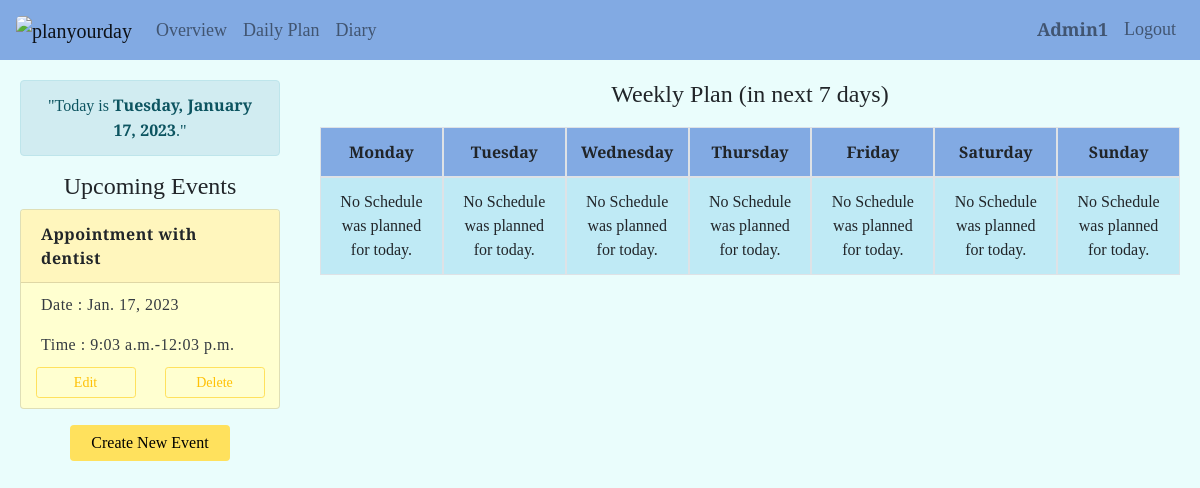
The page / (signed in) on the database its author committed.
### plan/models.py (models this page shows, shortened)
class User(AbstractUser):
    pass

class Event(models.Model):
    name = models.CharField(max_length=128)
    date = models.DateField()
    start_time = models.TimeField()
    end_time = models.TimeField()
    user = models.ForeignKey(User, on_delete=models.CASCADE, related_name="events")

### plan/views.py (the view, shortened to what this page needs)
# urls.py: path("", views.index, name="index"),
def index(request):
    timezone.activate('Asia/Bangkok')
    if request.user.is_authenticated:
        user = request.user
        today = date.today().strftime("%Y-%m-%d")
        now = datetime.now()
        now_date = now.strftime("%Y-%m-%d")
        current_date_header = datetime.now().strftime("%A, %B %d, %Y")
        events = Event.objects.filter(date__gte=now_date ,user=user).order_by('date')
        start_date = timezone.now()
        end_date = start_date + timezone.timedelta(days=7)
        weekly_schedules = Schedule.objects.filter(user=user, date__range=(start_date, end_date)).order_by('date', 'start_hours', 'start_mins')
        objects_dict = {}
        day_of_week = ["Monday", "Tuesday", "Wednesday", "Thursday", "Friday", "Saturday", "Sunday"]
        if objects_dict != {}:
            current_day_of_week = list(objects_dict.keys())[0]
            number_of_planned_day = len(objects_dict)
            number_of_unplanned_day = 7 - number_of_planned_day
            index_current_day = day_of_week.index(current_day_of_week)  #Example Output: 2
            rest_day = []
            n = index_current_day + number_of_planned_day
            for i in range(number_of_unplanned_day):
                next_day = day_of_week[(n)%7]
                rest_day += [next_day]
                n+=1
        else:
            number_of_unplanned_day=7
            rest_day = day_of_week
        return render(request, "plan/index.html",{
            'today': today,
            'events': events,
            'date_header': current_date_header,
            'weekly_schedules_dict': objects_dict,
            'number_of_unplanned_day': number_of_unplanned_day,
            'rest_day': rest_day,
        })
    else:
        return HttpResponseRedirect(reverse("login"))

### plan/templates/plan/index.html (shortened to what this page needs)
{% extends 'plan/layout.html' %}
{% load static %}
{% block body %}
<div id="part-overview">
    <div id="part1-overview">
        <section id="today-date">
            <div class="alert alert-info" role="alert">
                "Today is <strong>{{date_header}}</strong>."
            </div>
        </section>
        <section id="upcoming-events-part">
            <h4>Upcoming Events</h4>
            <div id="event-card-container">
                {% for event in events %}
                <div class="card mb-3 event-card">
                    <div class="card-header">{{event.name}}</div>
                    <div class="card-body text-dark">
                        <p class="card-text">Date : {{event.date}}</p>
                        <p class="card-text">Time : {{event.start_time}}-{{event.end_time}}</p>
                    </div>
                    <div class="card-button-container">
                        <button class="btn btn-sm edit-event-button btn-outline-warning" name="edit-event-button"
                            value="{{event.id}}">Edit</button>
                        <form action="{% url 'remove_event' event.id %}" method="post">
                            <input type="submit" value="Delete"
                                class="btn btn-sm btn-outline-warning delete-event-button">
                        </form>
                    </div>
                </div>
                {% endfor %}
            </div>
            <div id="create_event_button_div">
                <button type="button" class="btn btn-md" data-toggle="modal" data-target="#eventModal"
                    id="create_event_button">
                    Create New Event
                </button>
            </div>
        </section>
    </div>
    <div id="part2-overview">
        <section id="weekly-plan">
            <h4>Weekly Plan (in next 7 days)</h4>
            <div id="day-container">
                {% for day in rest_day %}
                <table class="table table-bordered">
                    <thead>
                        <tr>
                            <th scope="col">{{ day }}</th>
                        </tr>
                    </thead>
                    <tbody>
                        <tr>
                            <td style="background-color: #BFEAF5;">
                                <div class="schedule-data-group">
                                    No Schedule was planned for today.
                                </div>
                            </td>
                        </tr>
                    </tbody>
                </table>
                {% endfor %}
            </div>
        </section>
    </div>
</div>
{% endblock %}

### plan/templates/plan/layout.html (shortened to what this page needs)
{% load static %}
{% load tz %}
{% timezone "Asia/Bangkok" %}
<!DOCTYPE html>
<html lang="en">
<head>
    <link rel="stylesheet" href="https://cdn.jsdelivr.net/npm/bootstrap@4.0.0/dist/css/bootstrap.min.css"
>
    <link href="{% static 'plan/styles.css' %}" rel="stylesheet">
</head>
<body>
    <nav class="navbar navbar-expand-lg navbar-light">
        <a class="navbar-brand" href="{% url 'index' %}">
            <img id="logo"
                src="https://lh3.googleusercontent.com/u/0/d/1V7JAQnjdDysfP7HzoOeMqG2aF-jhIlr1=w2880-h1642-iv2"
                alt="planyourday" height="50px">
        </a>
        <div class="collapse navbar-collapse" id="navbarSupportedContent">
            {% if user.is_authenticated %}
            <ul class="navbar-nav mr-auto">
                <li class="nav-item">
                    <a class="nav-link" href="{% url 'index' %}">Overview</a>
                </li>
                <li class="nav-item">
                    <a class="nav-link" href="{% url 'planner' %}">Daily Plan</a>
                </li>
                <li class="nav-item">
                    <a class="nav-link" href="{% url 'diary' %}">Diary</a>
                </li>
            </ul>
            {% endif %}
            <ul class="navbar-nav ml-auto">
                {% if user.is_authenticated %}
                <li class="nav-item">
                    <a class="nav-link"><strong>{{ user.username }}</strong></a>
                </li>
                <li class="nav-item">
                    <a class="nav-link" href="{% url 'logout' %}">Logout</a>
                </li>
                {% endif %}
            </ul>
        </div>
    </nav>
    {% block body %}
    {% endblock %}
</body>
</html>
{% endtimezone %}

### plan/static/plan/styles.css (style rules this page uses)
body { background-color: #EAFDFC; }
nav { background-color: #82AAE3; font-size: large; font-weight: 500; }
.navbar, .nav-link { color: #EAFDFC; }
#logo { border-radius: 5px; }
h4 { text-align: center; }
#part-overview, #part-planner, #part-diary, #part-alldiary { display: flex; width: 100%; }
#part1-overview { width: 25%; margin: auto; margin-top: 0px; padding: 20px; }
#part2-overview { width: 75%; }
.alert { text-align: center; }
.card { margin: auto; background-color: #FFFFD0; letter-spacing: 0.5px; }
.card-header { background-color: #FFF6BD; font-weight: 600; }
.card-body { padding: 10px 20px; }
.card-button-container { display: flex; justify-content: space-around; padding-bottom: 10px; }
.card-button-container button, .card-button-container input { width: 100px; border-color: #FFE15D; }
#create_event_button_div { text-align: center; }
#create_event_button { background-color: #FFE15D; padding: 5px 20px; }
#weekly-plan { padding: 20px; }
#day-container { display: flex; flex-direction: row; justify-content: space-around; align-items: flex-start; padding: 10px 0px; text-align: center; }
#day-container thead { background-color: #82AAE3; }

### plan/templates/plan/layout.html (style rules this page uses)
body { font-family: 'EB Garamond', serif; }

### rows shown on the page
User: username "Admin1"
Event: name "Appointment with dentist", date "Jan. 17, 2023", start_time "9:03 a.m.", end_time "12:03 p.m.", {{ event.id }} 20 (drawn)

### other values the page prints
{{ day }} "Monday" "Tuesday" "Wednesday" "Thursday" "Friday" "Saturday" "Sunday"
